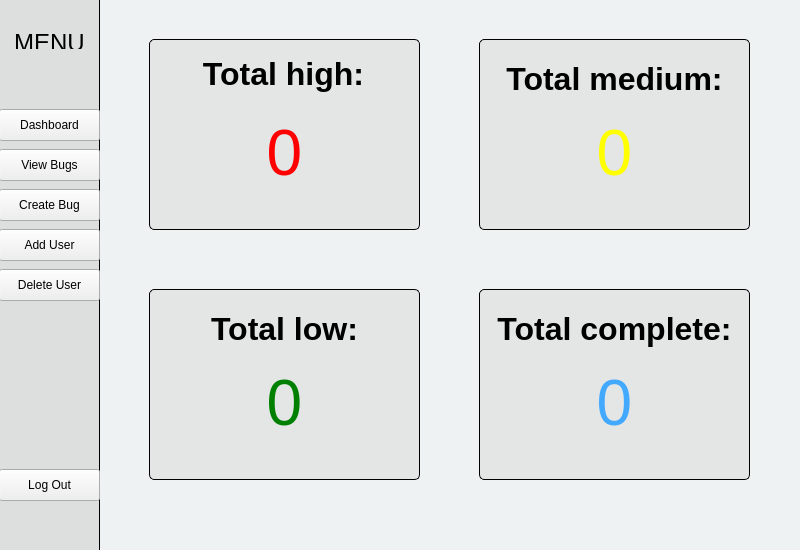
<?xml version="1.0" encoding="UTF-8"?>
<ui version="4.0">
 <class>MainWindow</class>
 <widget class="QMainWindow" name="MainWindow">
  <property name="geometry">
   <rect>
    <x>0</x>
    <y>0</y>
    <width>800</width>
    <height>550</height>
   </rect>
  </property>
  <property name="minimumSize">
   <size>
    <width>800</width>
    <height>550</height>
   </size>
  </property>
  <property name="maximumSize">
   <size>
    <width>800</width>
    <height>550</height>
   </size>
  </property>
  <property name="windowTitle">
   <string>MainWindow</string>
  </property>
  <widget class="QWidget" name="centralwidget">
   <widget class="QStackedWidget" name="stackedWidget">
    <property name="geometry">
     <rect>
      <x>-1</x>
      <y>-1</y>
      <width>801</width>
      <height>551</height>
     </rect>
    </property>
    <property name="styleSheet">
     <string notr="true">#dashBoardPage{background-color: rgb(239, 242, 242); }
#welcomePage{background-color: rgb(239, 242, 242); }
#viewBugsPage{background-color: rgb(239, 242, 242);}

</string>
    </property>
    <property name="currentIndex">
     <number>2</number>
    </property>
    <widget class="QWidget" name="loginPage">
     <property name="styleSheet">
      <string notr="true">#loginPage{background-color: qlineargradient( x1:0 y1:0, x2:1 y2:0, stop:0 purple, stop:1 orange);}</string>
     </property>
     <widget class="QLineEdit" name="userNameInput">
      <property name="geometry">
       <rect>
        <x>320</x>
        <y>280</y>
        <width>171</width>
        <height>21</height>
       </rect>
      </property>
     </widget>
     <widget class="QLineEdit" name="passwordInput">
      <property name="geometry">
       <rect>
        <x>320</x>
        <y>370</y>
        <width>171</width>
        <height>21</height>
       </rect>
      </property>
      <property name="echoMode">
       <enum>QLineEdit::Password</enum>
      </property>
     </widget>
     <widget class="QLabel" name="userNameLabel">
      <property name="geometry">
       <rect>
        <x>320</x>
        <y>250</y>
        <width>171</width>
        <height>20</height>
       </rect>
      </property>
      <property name="styleSheet">
       <string notr="true">color: white;
</string>
      </property>
      <property name="text">
       <string>&lt;html&gt;&lt;head/&gt;&lt;body&gt;&lt;p align=&quot;center&quot;&gt;USERNAME&lt;/p&gt;&lt;/body&gt;&lt;/html&gt;</string>
      </property>
     </widget>
     <widget class="QLabel" name="passwordLabel">
      <property name="geometry">
       <rect>
        <x>320</x>
        <y>340</y>
        <width>171</width>
        <height>20</height>
       </rect>
      </property>
      <property name="styleSheet">
       <string notr="true">color: white;</string>
      </property>
      <property name="text">
       <string>&lt;html&gt;&lt;head/&gt;&lt;body&gt;&lt;p align=&quot;center&quot;&gt;PASSWORD&lt;/p&gt;&lt;p align=&quot;center&quot;&gt;&lt;br/&gt;&lt;/p&gt;&lt;/body&gt;&lt;/html&gt;</string>
      </property>
      <property name="openExternalLinks">
       <bool>false</bool>
      </property>
     </widget>
     <widget class="QPushButton" name="loginButton">
      <property name="geometry">
       <rect>
        <x>350</x>
        <y>430</y>
        <width>113</width>
        <height>32</height>
       </rect>
      </property>
      <property name="styleSheet">
       <string notr="true">color: black;</string>
      </property>
      <property name="text">
       <string>Log In</string>
      </property>
     </widget>
     <widget class="QFrame" name="loginTitle">
      <property name="geometry">
       <rect>
        <x>260</x>
        <y>120</y>
        <width>291</width>
        <height>80</height>
       </rect>
      </property>
      <property name="styleSheet">
       <string notr="true">#loginTitle{background-color: white;
border: 2px solid black;
border-radius: 25px;}</string>
      </property>
      <property name="frameShape">
       <enum>QFrame::StyledPanel</enum>
      </property>
      <property name="frameShadow">
       <enum>QFrame::Raised</enum>
      </property>
      <widget class="QLabel" name="label">
       <property name="geometry">
        <rect>
         <x>9</x>
         <y>10</y>
         <width>271</width>
         <height>61</height>
        </rect>
       </property>
       <property name="styleSheet">
        <string notr="true">color: black;</string>
       </property>
       <property name="text">
        <string>&lt;html&gt;&lt;head/&gt;&lt;body&gt;&lt;p align=&quot;center&quot;&gt;&lt;span style=&quot; font-size:24pt; font-weight:600;&quot;&gt;BUG TRACKER&lt;/span&gt;&lt;/p&gt;&lt;/body&gt;&lt;/html&gt;</string>
       </property>
      </widget>
     </widget>
    </widget>
    <widget class="QWidget" name="welcomePage">
     <property name="styleSheet">
      <string notr="true"/>
     </property>
     <widget class="QWidget" name="sideBar" native="true">
      <property name="geometry">
       <rect>
        <x>-1</x>
        <y>-11</y>
        <width>101</width>
        <height>571</height>
       </rect>
      </property>
      <property name="styleSheet">
       <string notr="true">#sideBar{background-color: rgb(221, 223, 223); border: 1px solid black;}</string>
      </property>
      <widget class="QLabel" name="menuLabel">
       <property name="geometry">
        <rect>
         <x>0</x>
         <y>40</y>
         <width>101</width>
         <height>20</height>
        </rect>
       </property>
       <property name="styleSheet">
        <string notr="true">color: black;</string>
       </property>
       <property name="text">
        <string>&lt;html&gt;&lt;head/&gt;&lt;body&gt;&lt;p align=&quot;center&quot;&gt;&lt;span style=&quot; font-size:18pt;&quot;&gt;MENU&lt;/span&gt;&lt;/p&gt;&lt;/body&gt;&lt;/html&gt;</string>
       </property>
      </widget>
      <widget class="QPushButton" name="dashboardButton">
       <property name="geometry">
        <rect>
         <x>0</x>
         <y>120</y>
         <width>101</width>
         <height>32</height>
        </rect>
       </property>
       <property name="styleSheet">
        <string notr="true">color: black;</string>
       </property>
       <property name="text">
        <string>Dashboard</string>
       </property>
      </widget>
      <widget class="QPushButton" name="viewBugsButton">
       <property name="geometry">
        <rect>
         <x>0</x>
         <y>160</y>
         <width>101</width>
         <height>32</height>
        </rect>
       </property>
       <property name="styleSheet">
        <string notr="true">color: black;</string>
       </property>
       <property name="text">
        <string>View Bugs</string>
       </property>
      </widget>
      <widget class="QPushButton" name="createBugButton">
       <property name="geometry">
        <rect>
         <x>0</x>
         <y>200</y>
         <width>101</width>
         <height>32</height>
        </rect>
       </property>
       <property name="styleSheet">
        <string notr="true">color: black;</string>
       </property>
       <property name="text">
        <string>Create Bug</string>
       </property>
      </widget>
      <widget class="QPushButton" name="addUserButton">
       <property name="geometry">
        <rect>
         <x>0</x>
         <y>240</y>
         <width>101</width>
         <height>32</height>
        </rect>
       </property>
       <property name="styleSheet">
        <string notr="true">color: black;</string>
       </property>
       <property name="text">
        <string>Add User</string>
       </property>
      </widget>
      <widget class="QPushButton" name="logoutButton">
       <property name="geometry">
        <rect>
         <x>0</x>
         <y>480</y>
         <width>101</width>
         <height>32</height>
        </rect>
       </property>
       <property name="styleSheet">
        <string notr="true">color: black;</string>
       </property>
       <property name="text">
        <string>Log Out</string>
       </property>
      </widget>
      <widget class="QPushButton" name="deleteUserButton">
       <property name="geometry">
        <rect>
         <x>0</x>
         <y>280</y>
         <width>101</width>
         <height>32</height>
        </rect>
       </property>
       <property name="styleSheet">
        <string notr="true">color: black;</string>
       </property>
       <property name="text">
        <string>Delete User</string>
       </property>
      </widget>
     </widget>
     <widget class="QLabel" name="label_2">
      <property name="geometry">
       <rect>
        <x>119</x>
        <y>25</y>
        <width>661</width>
        <height>511</height>
       </rect>
      </property>
      <property name="styleSheet">
       <string notr="true">#label_2{color: black;}</string>
      </property>
      <property name="text">
       <string>&lt;html&gt;&lt;head/&gt;&lt;body&gt;&lt;p align=&quot;center&quot;&gt;&lt;span style=&quot; font-size:36pt;&quot;&gt;Welcome to Bug Tracker&lt;/span&gt;&lt;/p&gt;&lt;p align=&quot;center&quot;&gt;&lt;span style=&quot; font-size:14pt;&quot;&gt;Made using Python, MySQL and PyQt5&lt;/span&gt;&lt;/p&gt;&lt;p align=&quot;center&quot;&gt;&lt;br/&gt;&lt;/p&gt;&lt;p align=&quot;justify&quot;&gt;&lt;span style=&quot; font-size:14pt;&quot;&gt;This desktop app is a simple bug tracker. It works by storing bug data in a local database and &lt;/span&gt;&lt;/p&gt;&lt;p align=&quot;justify&quot;&gt;&lt;span style=&quot; font-size:14pt;&quot;&gt;displaying the data to the users. Bugs vary in priority from low to high. Users can mark bugs as &lt;/span&gt;&lt;/p&gt;&lt;p align=&quot;justify&quot;&gt;&lt;span style=&quot; font-size:14pt;&quot;&gt;complete when they have been fixed. &lt;/span&gt;&lt;/p&gt;&lt;p align=&quot;justify&quot;&gt;&lt;br/&gt;&lt;/p&gt;&lt;p align=&quot;justify&quot;&gt;The app has 3 different user levels:&lt;/p&gt;&lt;p align=&quot;justify&quot;&gt;Admin: No limitation&lt;/p&gt;&lt;p align=&quot;justify&quot;&gt;Moderator: Can not create and add users.&lt;/p&gt;&lt;p align=&quot;justify&quot;&gt;User: Cannot create bugs or delete them&lt;/p&gt;&lt;p align=&quot;justify&quot;&gt;&lt;br/&gt;&lt;/p&gt;&lt;p align=&quot;justify&quot;&gt;Use the menu on the left to navigate&lt;/p&gt;&lt;p align=&quot;center&quot;&gt;&lt;br/&gt;&lt;/p&gt;&lt;/body&gt;&lt;/html&gt;</string>
      </property>
     </widget>
    </widget>
    <widget class="QWidget" name="dashBoardPage">
     <widget class="QWidget" name="sideBar_2" native="true">
      <property name="geometry">
       <rect>
        <x>0</x>
        <y>-10</y>
        <width>101</width>
        <height>571</height>
       </rect>
      </property>
      <property name="styleSheet">
       <string notr="true">#sideBar_2{background-color: rgb(221, 223, 223); border: 1px solid black;}</string>
      </property>
      <widget class="QLabel" name="menuLabel_2">
       <property name="geometry">
        <rect>
         <x>0</x>
         <y>40</y>
         <width>101</width>
         <height>20</height>
        </rect>
       </property>
       <property name="styleSheet">
        <string notr="true">color: black;</string>
       </property>
       <property name="text">
        <string>&lt;html&gt;&lt;head/&gt;&lt;body&gt;&lt;p align=&quot;center&quot;&gt;&lt;span style=&quot; font-size:18pt;&quot;&gt;MENU&lt;/span&gt;&lt;/p&gt;&lt;/body&gt;&lt;/html&gt;</string>
       </property>
      </widget>
      <widget class="QPushButton" name="dashboardButton_2">
       <property name="geometry">
        <rect>
         <x>0</x>
         <y>120</y>
         <width>101</width>
         <height>32</height>
        </rect>
       </property>
       <property name="styleSheet">
        <string notr="true">color: black;</string>
       </property>
       <property name="text">
        <string>Dashboard</string>
       </property>
      </widget>
      <widget class="QPushButton" name="viewBugsButton_2">
       <property name="geometry">
        <rect>
         <x>0</x>
         <y>160</y>
         <width>101</width>
         <height>32</height>
        </rect>
       </property>
       <property name="styleSheet">
        <string notr="true">color: black;</string>
       </property>
       <property name="text">
        <string>View Bugs</string>
       </property>
      </widget>
      <widget class="QPushButton" name="createBugButton_2">
       <property name="geometry">
        <rect>
         <x>0</x>
         <y>200</y>
         <width>101</width>
         <height>32</height>
        </rect>
       </property>
       <property name="styleSheet">
        <string notr="true">color: black;</string>
       </property>
       <property name="text">
        <string>Create Bug</string>
       </property>
      </widget>
      <widget class="QPushButton" name="addUserButton_2">
       <property name="geometry">
        <rect>
         <x>0</x>
         <y>240</y>
         <width>101</width>
         <height>32</height>
        </rect>
       </property>
       <property name="styleSheet">
        <string notr="true">color: black;</string>
       </property>
       <property name="text">
        <string>Add User</string>
       </property>
      </widget>
      <widget class="QPushButton" name="logoutButton_2">
       <property name="geometry">
        <rect>
         <x>0</x>
         <y>480</y>
         <width>101</width>
         <height>32</height>
        </rect>
       </property>
       <property name="styleSheet">
        <string notr="true">color: black;</string>
       </property>
       <property name="text">
        <string>Log Out</string>
       </property>
      </widget>
      <widget class="QPushButton" name="deleteUserButton_2">
       <property name="geometry">
        <rect>
         <x>0</x>
         <y>280</y>
         <width>101</width>
         <height>32</height>
        </rect>
       </property>
       <property name="styleSheet">
        <string notr="true">color: black;</string>
       </property>
       <property name="text">
        <string>Delete User</string>
       </property>
      </widget>
     </widget>
     <widget class="QWidget" name="highCard" native="true">
      <property name="geometry">
       <rect>
        <x>150</x>
        <y>40</y>
        <width>271</width>
        <height>191</height>
       </rect>
      </property>
      <property name="styleSheet">
       <string notr="true">#highCard{background-color: rgb(227, 230, 229);
color: black;
border: 1px solid balck;
border-radius: 5px;}</string>
      </property>
      <widget class="QLabel" name="highLabel">
       <property name="geometry">
        <rect>
         <x>-1</x>
         <y>10</y>
         <width>271</width>
         <height>51</height>
        </rect>
       </property>
       <property name="styleSheet">
        <string notr="true">color: black;</string>
       </property>
       <property name="text">
        <string>&lt;html&gt;&lt;head/&gt;&lt;body&gt;&lt;p align=&quot;center&quot;&gt;&lt;span style=&quot; font-size:24pt; font-weight:600;&quot;&gt;Total high:&lt;/span&gt;&lt;/p&gt;&lt;/body&gt;&lt;/html&gt;</string>
       </property>
      </widget>
      <widget class="QLabel" name="highCount">
       <property name="geometry">
        <rect>
         <x>0</x>
         <y>70</y>
         <width>271</width>
         <height>91</height>
        </rect>
       </property>
       <property name="styleSheet">
        <string notr="true">color: red;</string>
       </property>
       <property name="text">
        <string>&lt;html&gt;&lt;head/&gt;&lt;body&gt;&lt;p align=&quot;center&quot;&gt;&lt;span style=&quot; font-size:48pt;&quot;&gt;0&lt;/span&gt;&lt;/p&gt;&lt;/body&gt;&lt;/html&gt;</string>
       </property>
      </widget>
     </widget>
     <widget class="QWidget" name="medCard" native="true">
      <property name="geometry">
       <rect>
        <x>480</x>
        <y>40</y>
        <width>271</width>
        <height>191</height>
       </rect>
      </property>
      <property name="styleSheet">
       <string notr="true">#medCard{background-color: rgb(227, 230, 229);
color: black;
border: 1px solid balck;
border-radius: 5px;}</string>
      </property>
      <widget class="QLabel" name="medLabel">
       <property name="geometry">
        <rect>
         <x>0</x>
         <y>10</y>
         <width>271</width>
         <height>61</height>
        </rect>
       </property>
       <property name="styleSheet">
        <string notr="true">color: black;
</string>
       </property>
       <property name="text">
        <string>&lt;html&gt;&lt;head/&gt;&lt;body&gt;&lt;p align=&quot;center&quot;&gt;&lt;span style=&quot; font-size:24pt; font-weight:600;&quot;&gt;Total medium:&lt;/span&gt;&lt;/p&gt;&lt;/body&gt;&lt;/html&gt;</string>
       </property>
      </widget>
      <widget class="QLabel" name="medCount">
       <property name="geometry">
        <rect>
         <x>0</x>
         <y>70</y>
         <width>271</width>
         <height>91</height>
        </rect>
       </property>
       <property name="styleSheet">
        <string notr="true">color: yellow;</string>
       </property>
       <property name="text">
        <string>&lt;html&gt;&lt;head/&gt;&lt;body&gt;&lt;p align=&quot;center&quot;&gt;&lt;span style=&quot; font-size:48pt;&quot;&gt;0&lt;/span&gt;&lt;/p&gt;&lt;/body&gt;&lt;/html&gt;</string>
       </property>
      </widget>
     </widget>
     <widget class="QWidget" name="lowCard" native="true">
      <property name="geometry">
       <rect>
        <x>150</x>
        <y>290</y>
        <width>271</width>
        <height>191</height>
       </rect>
      </property>
      <property name="styleSheet">
       <string notr="true">#lowCard{background-color: rgb(227, 230, 229);
color: black;
border: 1px solid balck;
border-radius: 5px;
}</string>
      </property>
      <widget class="QLabel" name="lowLabel">
       <property name="geometry">
        <rect>
         <x>0</x>
         <y>10</y>
         <width>271</width>
         <height>61</height>
        </rect>
       </property>
       <property name="styleSheet">
        <string notr="true">color: black;</string>
       </property>
       <property name="text">
        <string>&lt;html&gt;&lt;head/&gt;&lt;body&gt;&lt;p align=&quot;center&quot;&gt;&lt;span style=&quot; font-size:24pt; font-weight:600;&quot;&gt;Total low:&lt;/span&gt;&lt;/p&gt;&lt;/body&gt;&lt;/html&gt;</string>
       </property>
      </widget>
      <widget class="QLabel" name="lowCount">
       <property name="geometry">
        <rect>
         <x>0</x>
         <y>70</y>
         <width>271</width>
         <height>91</height>
        </rect>
       </property>
       <property name="styleSheet">
        <string notr="true">color: green;</string>
       </property>
       <property name="text">
        <string>&lt;html&gt;&lt;head/&gt;&lt;body&gt;&lt;p align=&quot;center&quot;&gt;&lt;span style=&quot; font-size:48pt;&quot;&gt;0&lt;/span&gt;&lt;/p&gt;&lt;/body&gt;&lt;/html&gt;</string>
       </property>
      </widget>
     </widget>
     <widget class="QWidget" name="completeCard" native="true">
      <property name="geometry">
       <rect>
        <x>480</x>
        <y>290</y>
        <width>271</width>
        <height>191</height>
       </rect>
      </property>
      <property name="styleSheet">
       <string notr="true">#completeCard{background-color: rgb(227, 230, 229);
color: black;
border: 1px solid balck;
border-radius: 5px;
}</string>
      </property>
      <widget class="QLabel" name="completeLabel">
       <property name="geometry">
        <rect>
         <x>0</x>
         <y>10</y>
         <width>271</width>
         <height>61</height>
        </rect>
       </property>
       <property name="styleSheet">
        <string notr="true">color: black;</string>
       </property>
       <property name="text">
        <string>&lt;html&gt;&lt;head/&gt;&lt;body&gt;&lt;p align=&quot;center&quot;&gt;&lt;span style=&quot; font-size:24pt; font-weight:600;&quot;&gt;Total complete:&lt;/span&gt;&lt;/p&gt;&lt;/body&gt;&lt;/html&gt;</string>
       </property>
      </widget>
      <widget class="QLabel" name="completeCount">
       <property name="geometry">
        <rect>
         <x>0</x>
         <y>70</y>
         <width>271</width>
         <height>91</height>
        </rect>
       </property>
       <property name="styleSheet">
        <string notr="true">color: rgb(67, 169, 255);</string>
       </property>
       <property name="text">
        <string>&lt;html&gt;&lt;head/&gt;&lt;body&gt;&lt;p align=&quot;center&quot;&gt;&lt;span style=&quot; font-size:48pt;&quot;&gt;0&lt;/span&gt;&lt;/p&gt;&lt;/body&gt;&lt;/html&gt;</string>
       </property>
      </widget>
     </widget>
    </widget>
    <widget class="QWidget" name="viewBugsPage">
     <property name="styleSheet">
      <string notr="true"/>
     </property>
    </widget>
    <widget class="QWidget" name="createBugsPage"/>
    <widget class="QWidget" name="addUserPage"/>
   </widget>
  </widget>
 </widget>
 <resources/>
 <connections/>
</ui>
